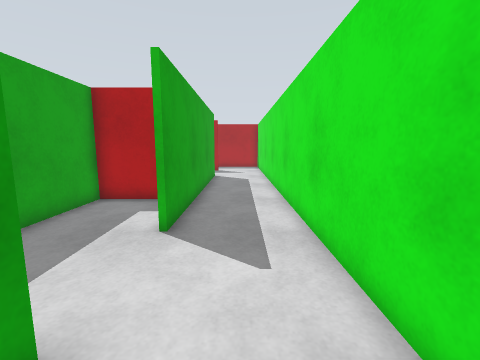
[1] (above)

16 first-person views from a walk through a world built for the Gazebo simulator. The camera is 1.1 m above the floor, tilts 8° down and sees 90° across. The floor is counted in squares, 0.5 m on a side. Each view is taken from the middle of a square. On the plan, view 1 faces up. The plan holds only what a view shows up to about 16 squares ahead; the rest is blank. The place goes on beyond the plan.

[2]
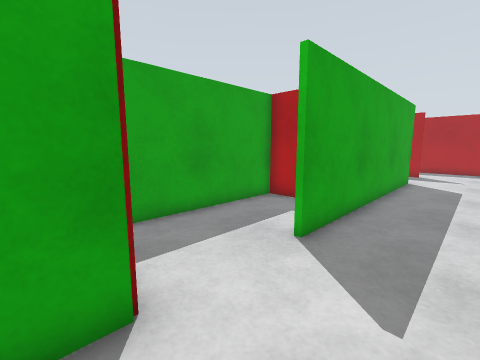

[3]
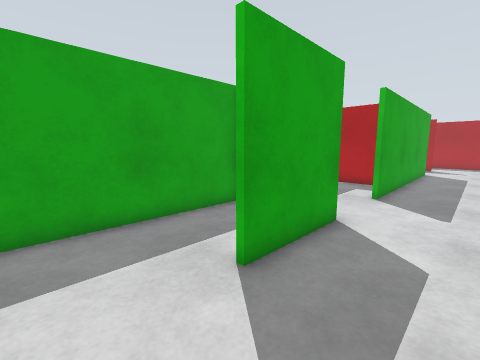

[4]
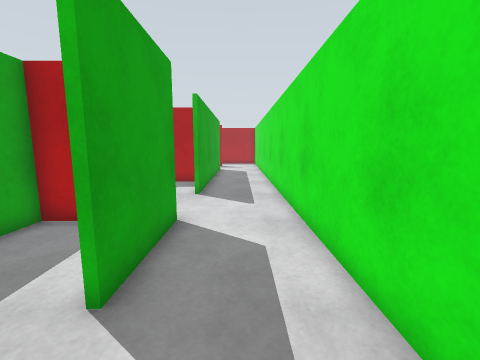

[5]
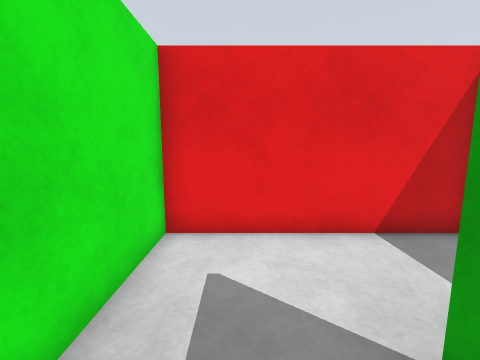

[6]
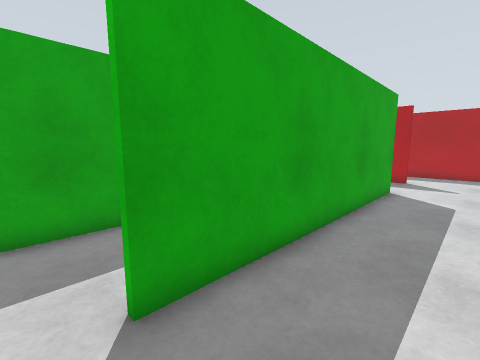

[7]
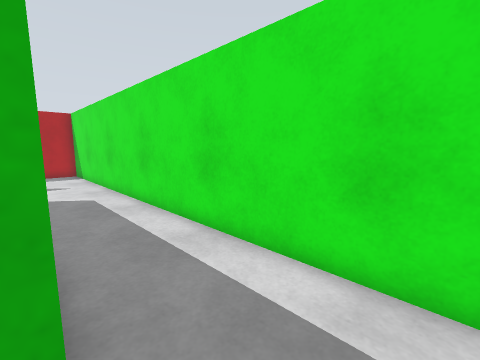

[8]
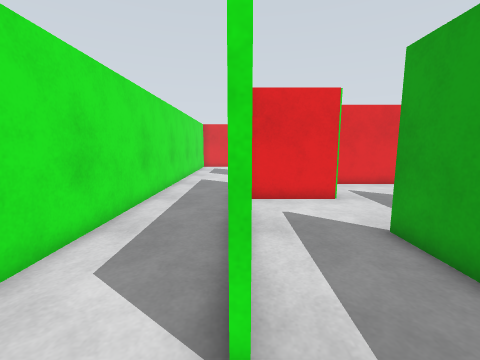

[9]
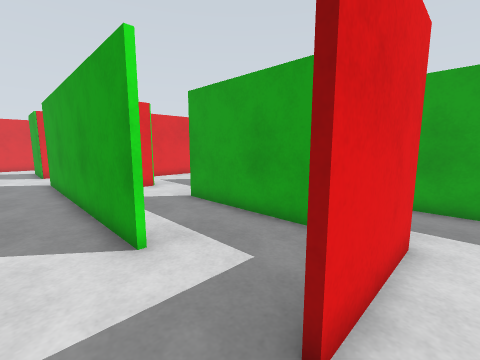

[10]
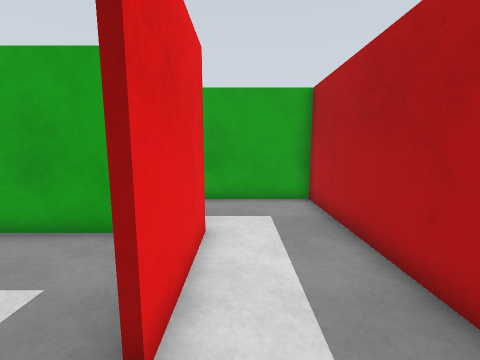

[11]
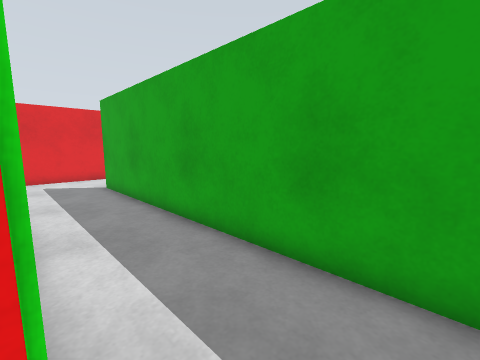

[12]
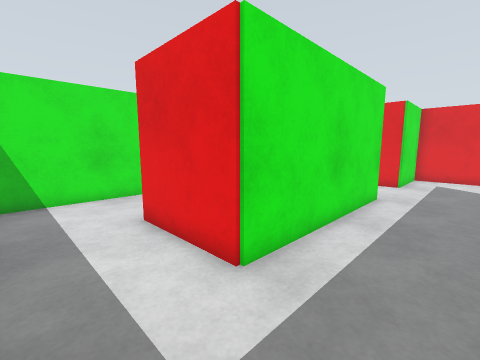

[13]
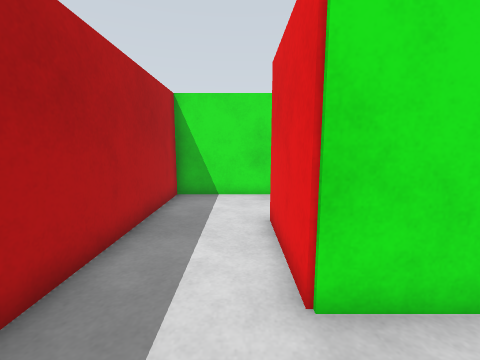

[14]
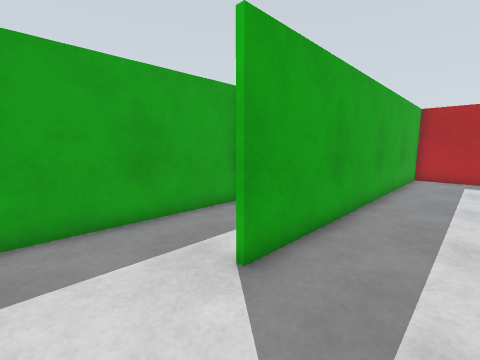

[15]
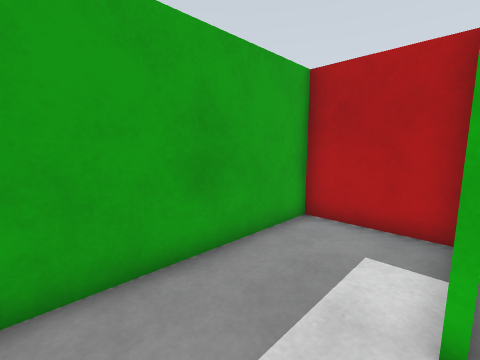

[16]
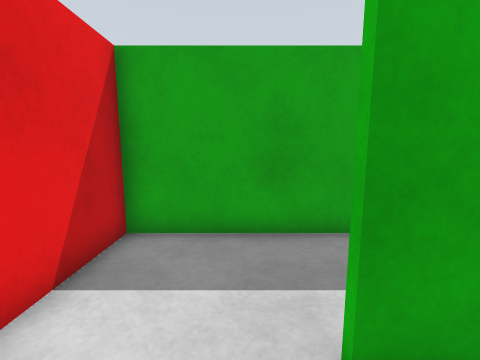

### Floor plan
Points are (right, up) in squares from view 1. A wall is a line through its corners. A room is listed if a view was taken in it or the views show most of it. See-through windows are left out.
Room 1 (views 1, 2, 3, 4, 5, 6, 7, 8)
walls: (-1.9, 2.1) (-1.9, -2.1); (-1.9, 18.1) (-1.9, 6); (-2.6, -5.9) (1.9, -5.9) (1.9, 22.4)
ways out: opening at (0, 22) to room 2; opening at (-2, 20) to room 4; opening at (-2, 4.5) to room 5; opening at (-2, -3.5) to room 6
Room 2 (views 9, 10, 11, 12, 13, 14, 16)
walls: (-6.1, 14) (-6.1, 22.1) (-2, 22.1); (1.9, 22.4) (1.9, 25.9) (-9.9, 25.9) (-9.9, 10); (-9.5, 6.1) (-6.1, 6.1) (-6.1, 10.1)
ways out: opening at (0, 22) to room 1; opening at (-10, 8.5) to room 3; opening at (-6, 12.5) to room 4
Room 3 (view 15)
walls: (-10.1, 13.9) (-13.9, 13.9) (-13.9, 6.1) (-9.5, 6.1)
ways out: opening at (-10, 8.5) to room 2
Room 4 (no view inside)
walls: (-5.9, 19.9) (-5.9, 14); (-6.1, 10.1) (-2.5, 10.1); (-1.9, 21.9) (-2.9, 21.9)
ways out: opening at (-2, 20) to room 1; opening at (-6, 12.5) to room 2
Room 5 (no view inside)
walls: (-2.8, 10) (-5.9, 10) (-5.9, 3.5)
ways out: opening at (-2, 4.5) to room 1
Room 6 (no view inside)
walls: (-4.8, 1.9) (-5.9, 1.9) (-5.9, -5.2); (-5.6, -5.9) (-2.6, -5.9)
ways out: opening at (-2, -3.5) to room 1

Where each view was taken, in squares from view 1:
view 1: 0 up, 0 right, facing up
view 2: 1 up, 1 right, facing up-left
view 3: 5 down, 1 right, facing up-left
view 4: 5 down, 0 right, facing up
view 5: 0 up, 0 right, facing down
view 6: 5 up, 1 right, facing up-left
view 7: 5 up, 2 left, facing up-right
view 8: 20 up, 2 left, facing down
view 9: 23 up, 0 right, facing down-left
view 10: 23 up, 0 right, facing left
view 11: 24 up, 6 left, facing down-left
view 12: 25 up, 9 left, facing down-right
view 13: 23 up, 9 left, facing right
view 14: 7 up, 7 left, facing up-left
view 15: 7 up, 10 left, facing up-left
view 16: 9 up, 8 left, facing left
